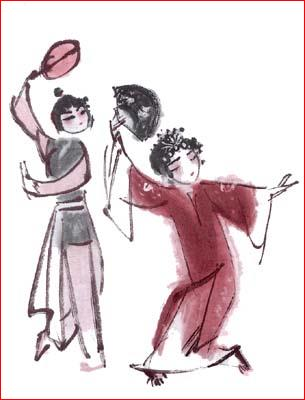
#> input picture _2.vcs/my_vcs_lesson_6/_System/vcs_Assembly/vcs_Assembly/Resources/picture1.jpg, 305 x 400 px, found by its file name
$ python PIL12_new.py
#> lines starting #> are read from the running program, lines starting #| are printed output that depends on the picture
"""
PIL 新進

"""

filename = 'C:/_git/vcs/_1.data/______test_files1/elephant.jpg'

import sys
import numpy as np
import matplotlib.pyplot as plt
from PIL import Image   # Importing Image class from PIL module

font_filename = 'C:/_git/vcs/_1.data/______test_files1/_font/msch.ttf'
#設定中文字型及負號正確顯示
#設定中文字型檔
plt.rcParams["font.sans-serif"] = "Microsoft JhengHei" # 將字體換成 Microsoft JhengHei
#設定負號
plt.rcParams["axes.unicode_minus"] = False # 讓負號可正常顯示

print('------------------------------------------------------------')	#60個

from PIL import Image

print("------------------------------------------------------------")  # 60個

filename = 'C:/_git/vcs/_4.python/_data/picture1.jpg'

img = Image.open(filename)
#> img is the input picture: PIL image 305x400 RGB; mean R, G, B 225, 212.7, 215.3
#img.show()
w,h=img.size
#> w = 305; h = 400
print(w,h) #320 240
#| 305 400

filename=img.filename
print(filename)
#| _2.vcs/my_vcs_lesson_6/_System/vcs_Assembly/vcs_Assembly/Resources/picture1.jpg

print("------------------------------------------------------------")  # 60個

filename = 'C:/_git/vcs/_4.python/_data/picture1.jpg'
img = Image.open(filename)
w,h=img.size #320 240

img1=img.resize((w*2,h))

img2=img.resize((w,h*2))

print("------------------------------------------------------------")  # 60個

filename = 'C:/_git/vcs/_4.python/_data/picture1.jpg'
img = Image.open(filename)

img1=img.rotate(45)#旋轉45度
#> img1: PIL image 305x400 RGB
img2=img.rotate(90) #旋轉90度
#> img2: PIL image 305x400 RGB
img3=img.rotate(180)#旋轉180度

print("------------------------------------------------------------")  # 60個

filename = 'C:/_git/vcs/_4.python/_data/picture1.jpg'
img = Image.open(filename)

img2=img.transpose(Image.FLIP_LEFT_RIGHT)#左右翻轉
img3=img.transpose(Image.FLIP_TOP_BOTTOM)#上下翻轉

print("------------------------------------------------------------")  # 60個

filename = 'C:/_git/vcs/_4.python/_data/picture1.jpg'
img = Image.open(filename) # w,h=img.size #320 240

img1=img.crop((0,0,160,120))
#> img1: PIL image 160x120 RGB
img2=img.crop((161,0,320,120))
#> img2: PIL image 159x120 RGB
img3=img.crop((0,121,160,240))
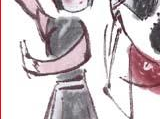
#> img3: PIL image 160x119 RGB; mean R, G, B 205.8, 196.3, 199.7
img4=img.crop((161,121,320,240))
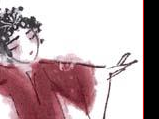
#> img4: PIL image 159x119 RGB; mean R, G, B 190, 168.3, 172.1

img.close()

print("------------------------------------------------------------")  # 60個

filename = 'C:/_git/vcs/_4.python/_data/picture1.jpg'
img = Image.open(filename)
imgcopy=img.copy()

print("------------------------------------------------------------")  # 60個

filename = 'C:/_git/vcs/_1.data/______test_files1/elephant.jpg'
img = Image.open(filename)
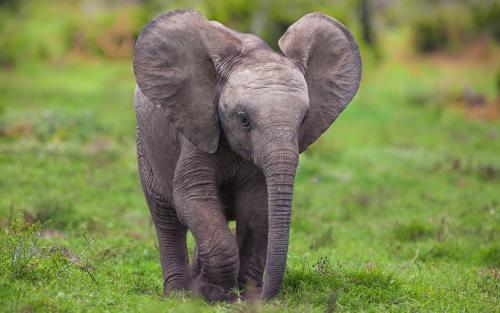
#> input picture _4.python/__code/大數據淘金術：Python機器學習高手實彈演練/elephant.jpg, 500 x 313 px, found by its file name
#> img is the input picture: PIL image 500x313 RGB; mean R, G, B 124.4, 132.9, 82.1
imgcopy=img.copy() #複製
#切割貓熊並改變尺寸
img1=imgcopy.crop((190,184,415,350)).resize((160,140))
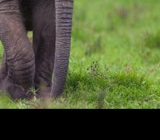
#> img1: PIL image 160x140 RGB; mean R, G, B 82.2, 90.9, 55.3
imgcopy.paste(img1,(40,30)) #貼上
img2=img1.transpose(Image.FLIP_LEFT_RIGHT)#左右翻轉
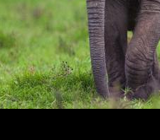
#> img2: PIL image 160x140 RGB; mean R, G, B 82.2, 90.9, 55.3
imgcopy.paste(img2,(220,40))#貼上

print("------------------------------------------------------------")  # 60個

def emptydir(dirname):
    if os.path.isdir(dirname):
        shutil.rmtree(dirname)
        sleep(1)  #需延遲,否則會出錯
    os.mkdir(dirname)

import glob
import shutil, os
from time import sleep

image_dir="data"
target_dir = 'tmp_bmp_photo'
target_dir2 = 'tmp_gray_photo'
emptydir(target_dir)
emptydir(target_dir2)
files=glob.glob(image_dir+"\*.jpg") + glob.glob(image_dir+"\*.png")
for i, f in enumerate(files):
    img = Image.open(f)
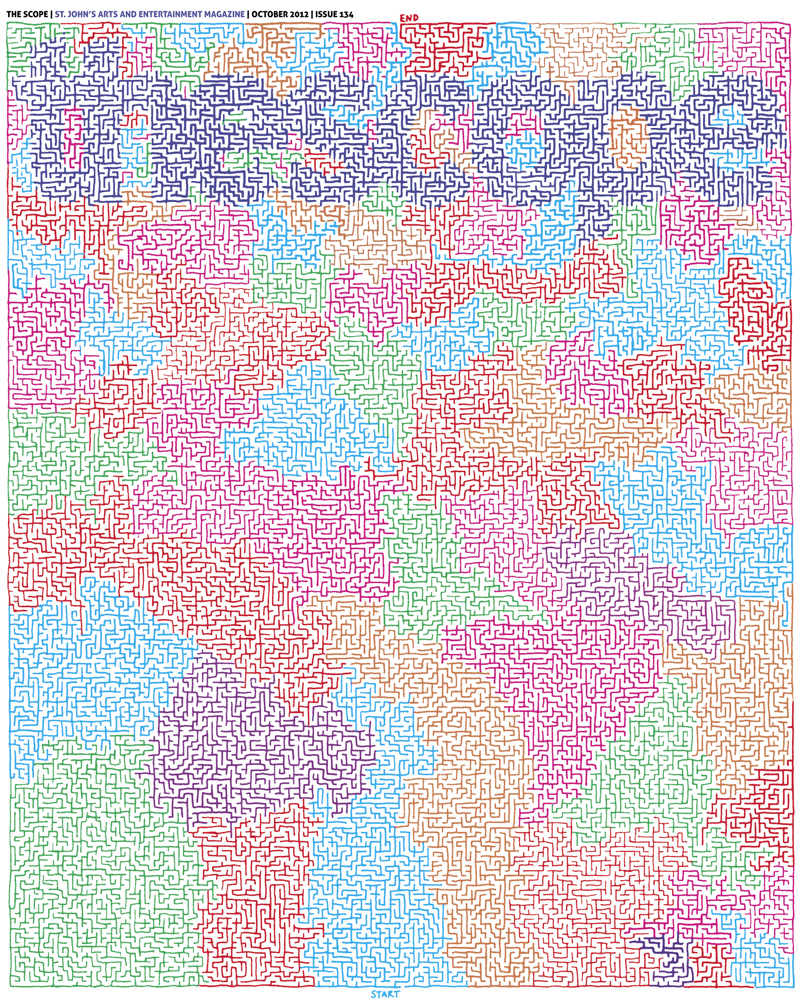
#> input picture _4.python/__code/intro-python-master_ruoyu0088/data/maze.png, 800 x 1002 px
#> img is the input picture: PIL image 800x1002 RGB; mean R, G, B 219, 207.2, 215.9
    img_new = img.resize((800, 600), Image.LANCZOS)
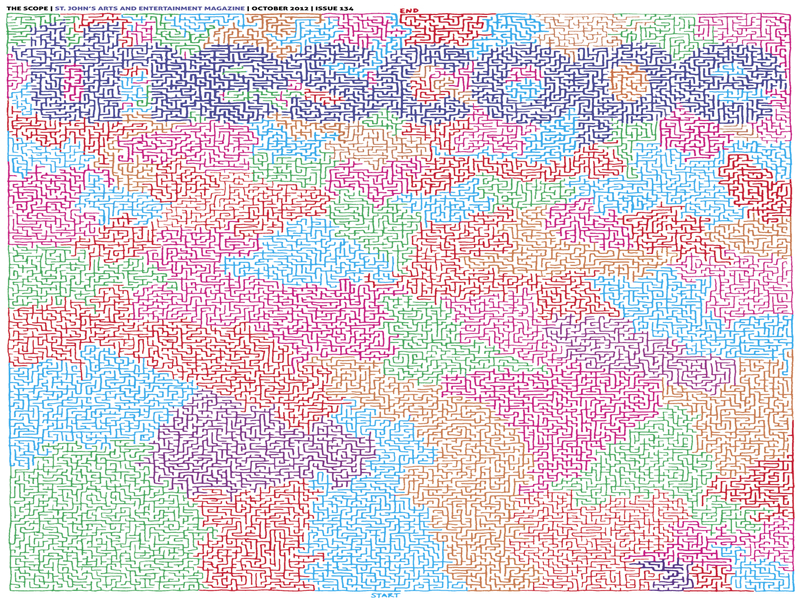
#> img_new: PIL image 800x600 RGB; mean R, G, B 217.9, 205.7, 214.8
#> (the run stopped early here; a loop or call above may not have finished)
